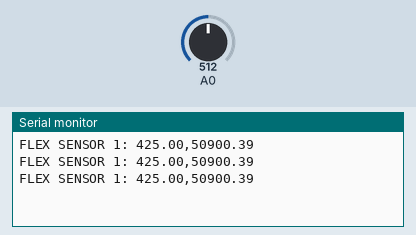
This sketch was run on a simulated Arduino Uno, built with avr-gcc and run on an emulated ATmega328P. Shown: the last lines printed to the serial monitor. Inputs (shaded band) come from the test bench; at power-on: A0 = 512.

Above: at 1.3 s.
1.4 s: A0 set to 0
At 1.9 s:
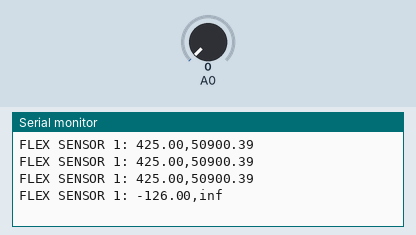
3.5 s: A0 set to 122
At 3.9 s:
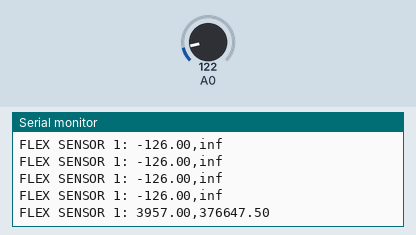

Measured:
- after the input at 1.4 s, the serial monitor: prints a new line after 0.10 s (image 1)
- after the input at 3.5 s, the serial monitor: prints a new line at once (image 2)

The sketch:

flexSensorTest.ino
```cpp
#include <math.h>
// Pin connected to voltage divider output
// Measure the voltage at 5V and the actual resistance of your
// 47k resistor, and enter them below. This makes the angle
// calculation much more accurate.

const float VCC = 3.3;  // Measured voltage of Arduino 5V line

const float R_DIV = 51000; // Measured resistance of 47k resistor

// Upload the code and try to determine an average value of
// resistance when the sensor is not bent, and when it is
// bent at 90 degrees. Enter those and reload the code for
// a more accurate angle estimate.

const float STRAIGHT_RESISTANCE = 11700; // resistance when straight

const float BEND_RESISTANCE = 20000; // resistance at 90 deg

void setup() {
  Serial.begin(9600); // Startup the serial communications at 9600 baud }
}

void loop() {
  //FLEX SENSOR 1
  // Read the ADC
  int flexADC = analogRead(A0);

  // Calculate the voltage that the ADC read
  float flexV = flexADC * VCC / 1023.0;

  // Calculate the resistance of the flex sensor
  float flexR = R_DIV * (VCC / flexV - 1.0);

  // Use the calculated resistance to estimate the sensor's
  // bend angle my mapping the measured resistance onto the
  // known resistances at zero and ninety degrees of bend.
  float angle = map(flexR, STRAIGHT_RESISTANCE, BEND_RESISTANCE, 0, 90.0);

  // Send the results back to the computer formatted as a comma delimited line.
  Serial.print("FLEX SENSOR 1: ") ; Serial.print(angle); Serial.print(","); Serial.println(flexR);
  delay(500);

/*
   //FLEX SENSOR 2
  flexADC = analogRead(A1);
  flexV = flexADC * VCC / 1023.0;
  flexR = R_DIV * (VCC / flexV - 1.0);
  angle = map(flexR, 9500, 18500, 0, 90.0);
  Serial.print("FLEX SENSOR 2: ") ; Serial.print(angle); Serial.print(","); Serial.println(flexR);


   //FLEX SENSOR 3
  flexADC = analogRead(A2);
  flexV = flexADC * VCC / 1023.0;
  flexR = R_DIV * (VCC / flexV - 1.0);
  angle = map(flexR, 11000, 18000, 0, 90.0);
  Serial.print("FLEX SENSOR 3: ") ; Serial.print(angle); Serial.print(","); Serial.println(flexR);


   //FLEX SENSOR 4
  flexADC = analogRead(A3);
  flexV = flexADC * VCC / 1023.0;
  flexR = R_DIV * (VCC / flexV - 1.0);
  angle = map(flexR,9800 , 17300, 0, 90.0);
  Serial.print("FLEX SENSOR 4: ") ; Serial.print(angle); Serial.print(","); Serial.println(flexR);


   //FLEX SENSOR 5
  flexADC = analogRead(A4);
  flexV = flexADC * VCC / 1023.0;
  flexR = R_DIV * (VCC / flexV - 1.0);
  angle = map(flexR, 9500, 17200, 0, 90.0);
  Serial.print("FLEX SENSOR 5: ") ; Serial.print(angle); Serial.print(","); Serial.println(flexR);


  delay(1000); // Read the sensor at 4Hz.
  */
}
```
